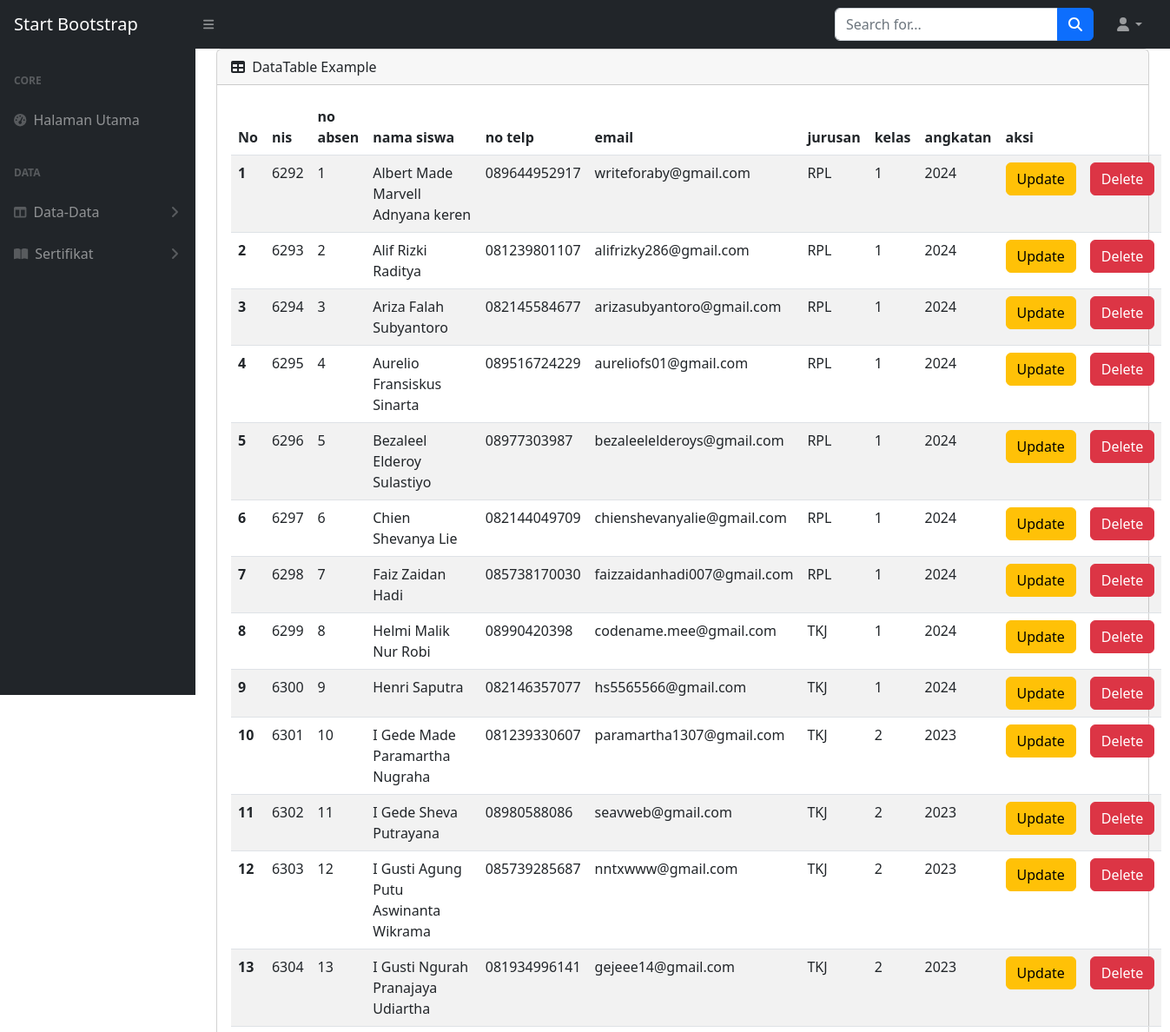
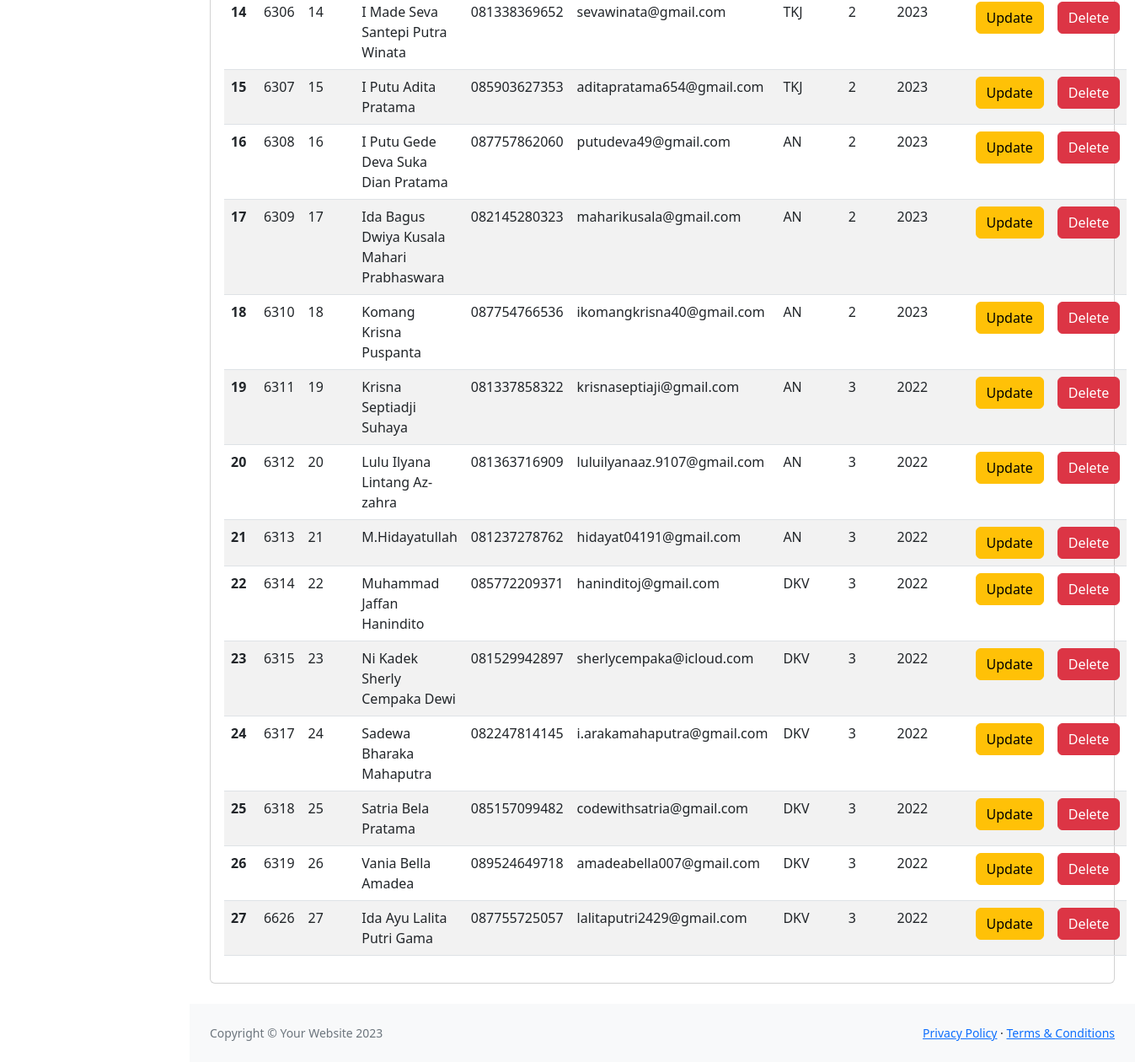
The page /tampilan/siswa.php on the database its author committed (2 pictures, top to bottom).
### tables this page shows
CREATE TABLE `siswa` (
  `nis` int NOT NULL,
  `no_absen` int NOT NULL,
  `nama_siswa` varchar(50) NOT NULL,
  `no_telp` varchar(15) NOT NULL,
  `email` varchar(60) NOT NULL,
  `id_jurusan` char(2) NOT NULL,
  `kelas` int NOT NULL,
  `angkatan` int NOT NULL
);

CREATE TABLE `jurusan` (
  `id_jurusan` char(2) NOT NULL,
  `jurusan` varchar(5) NOT NULL
);

### tampilan/siswa.php (the view, shortened to what this page needs)
<!DOCTYPE html>
<html lang="en">
<head>
    <link href="https://cdn.jsdelivr.net/npm/simple-datatables@7.1.2/dist/style.min.css" rel="stylesheet" />
    <link href="../design/css/styles.css" rel="stylesheet" />
</head>
<body class="sb-nav-fixed">
    <nav class="sb-topnav navbar navbar-expand navbar-dark bg-dark">
        <a class="navbar-brand ps-3" href="index.html">Start Bootstrap</a>
        <button class="btn btn-link btn-sm order-1 order-lg-0 me-4 me-lg-0" id="sidebarToggle" href="#!"><i class="fas fa-bars"></i></button>
        <form class="d-none d-md-inline-block form-inline ms-auto me-0 me-md-3 my-2 my-md-0">
            <div class="input-group">
                <input class="form-control" type="text" placeholder="Search for..." aria-label="Search for..." aria-describedby="btnNavbarSearch" />
                <button class="btn btn-primary" id="btnNavbarSearch" type="button"><i class="fas fa-search"></i></button>
            </div>
        </form>
        <ul class="navbar-nav ms-auto ms-md-0 me-3 me-lg-4">
            <li class="nav-item dropdown">
                <a class="nav-link dropdown-toggle" id="navbarDropdown" href="#" role="button" data-bs-toggle="dropdown" aria-expanded="false"><i class="fas fa-user fa-fw"></i></a>
            </li>
        </ul>
    </nav>
    <div id="layoutSidenav">
        <?php include("../components/navbar.php") ?>
        <div id="layoutSidenav_content">
            <main>
                <div class="container-fluid px-4">
                    <div class="card mb-4">
                        <div class="card-header">
                            <i class="fas fa-table me-1"></i>
                            DataTable Example
                        </div>
                        <div class="card-body">
                            <table class="table table-striped table-hover">
                                <thead>
                                    <tr>
                                        <th scope="col">No</th>
                                        <th scope="col">nis</th>
                                        <th scope="col">no absen</th>
                                        <th scope="col">nama siswa</th>
                                        <th scope="col">no telp</th>
                                        <th scope="col">email</th>
                                        <th scope="col">jurusan</th>
                                        <th scope="col">kelas</th>
                                        <th scope="col">angkatan</th>
                                        <th scope="col" colspan="2">aksi</th>
                                    </tr>
                                </thead>
                                <tbody>
                                    <?php
                                    include "../koneksi.php";
                                    $no = 1;
                                    $data_siswa = mysqli_query($koneksi, "SELECT * FROM siswa INNER JOIN jurusan USING(id_jurusan) ORDER BY nis ASC");
                                    while ($data = mysqli_fetch_assoc($data_siswa)) {
                                    ?>
                                        <tr>
                                            <th scope="row"><?= $no++ ?></th>
                                            <td><?= $data['nis'] ?></td>
                                            <td><?= $data['no_absen'] ?></td>
                                            <td><?= $data['nama_siswa'] ?></td>
                                            <td><?= $data['no_telp'] ?></td>
                                            <td><?= $data['email'] ?></td>
                                            <td><?= $data['jurusan'] ?></td>
                                            <td><?= $data['kelas'] ?></td>
                                            <td><?= $data['angkatan'] ?></td>
                                            <td><a href="halaman_utama.php?page=ubah_siswa&nis=<?= $data['nis'] ?>" class="btn btn-warning">Update</a></td>
                                            <td><a href="halaman_utama.php?page=siswa&nis=<?= $data['nis'] ?>" class="btn btn-danger" onclick="return confirm('Apakah yakin menghapus data siswa?')">Delete</a></td>
                                        </tr>
                                    <?php
                                    }
                                    ?>
                                </tbody>
                            </table>
                        </div>
                    </div>
                </div>
            </main>
            <footer class="py-4 bg-light mt-auto">
                <div class="container-fluid px-4">
                    <div class="d-flex align-items-center justify-content-between small">
                        <div class="text-muted">Copyright &copy; Your Website 2023</div>
                        <div>
                            <a href="#">Privacy Policy</a>
                            &middot;
                            <a href="#">Terms &amp; Conditions</a>
                        </div>
                    </div>
                </div>
            </footer>
        </div>
    </div>
</body>
</html>
<div>
    <a href="halaman_utama.php?page=tambah_siswa" class="btn btn-success float-end">+ Tambah</a>
</div>

### rows shown on the page
siswa: nis "6292", no_absen "1", nama_siswa "Albert Made Marvell Adnyana keren", no_telp "089644952917", email "writeforaby@gmail.com", id_jurusan.jurusan "RPL", kelas "1", angkatan "2024"
siswa: nis "6293", no_absen "2", nama_siswa "Alif Rizki Raditya", no_telp "081239801107", email "alifrizky286@gmail.com", id_jurusan.jurusan "RPL", kelas "1", angkatan "2024"
siswa: nis "6294", no_absen "3", nama_siswa "Ariza Falah Subyantoro", no_telp "082145584677", email "arizasubyantoro@gmail.com", id_jurusan.jurusan "RPL", kelas "1", angkatan "2024"
siswa: nis "6295", no_absen "4", nama_siswa "Aurelio Fransiskus Sinarta", no_telp "089516724229", email "aureliofs01@gmail.com", id_jurusan.jurusan "RPL", kelas "1", angkatan "2024"
siswa: nis "6296", no_absen "5", nama_siswa "Bezaleel Elderoy Sulastiyo", no_telp "08977303987", email "bezaleelelderoys@gmail.com", id_jurusan.jurusan "RPL", kelas "1", angkatan "2024"
siswa: nis "6297", no_absen "6", nama_siswa "Chien Shevanya Lie", no_telp "082144049709", email "chienshevanyalie@gmail.com", id_jurusan.jurusan "RPL", kelas "1", angkatan "2024"
siswa: nis "6298", no_absen "7", nama_siswa "Faiz Zaidan Hadi", no_telp "085738170030", email "faizzaidanhadi007@gmail.com", id_jurusan.jurusan "RPL", kelas "1", angkatan "2024"
siswa: nis "6299", no_absen "8", nama_siswa "Helmi Malik Nur Robi", no_telp "08990420398", email "codename.mee@gmail.com", id_jurusan.jurusan "TKJ", kelas "1", angkatan "2024"
siswa: nis "6300", no_absen "9", nama_siswa "Henri Saputra", no_telp "082146357077", email "hs5565566@gmail.com", id_jurusan.jurusan "TKJ", kelas "1", angkatan "2024"
siswa: nis "6301", no_absen "10", nama_siswa "I Gede Made Paramartha Nugraha", no_telp "081239330607", email "paramartha1307@gmail.com", id_jurusan.jurusan "TKJ", kelas "2", angkatan "2023"
siswa: nis "6302", no_absen "11", nama_siswa "I Gede Sheva Putrayana", no_telp "08980588086", email "seavweb@gmail.com", id_jurusan.jurusan "TKJ", kelas "2", angkatan "2023"
siswa: nis "6303", no_absen "12", nama_siswa "I Gusti Agung Putu Aswinanta Wikrama", no_telp "085739285687", email "nntxwww@gmail.com", id_jurusan.jurusan "TKJ", kelas "2", angkatan "2023"
siswa: nis "6304", no_absen "13", nama_siswa "I Gusti Ngurah Pranajaya Udiartha", no_telp "081934996141", email "gejeee14@gmail.com", id_jurusan.jurusan "TKJ", kelas "2", angkatan "2023"
siswa: nis "6306", no_absen "14", nama_siswa "I Made Seva Santepi Putra Winata", no_telp "081338369652", email "sevawinata@gmail.com", id_jurusan.jurusan "TKJ", kelas "2", angkatan "2023"
siswa: nis "6307", no_absen "15", nama_siswa "I Putu Adita Pratama", no_telp "085903627353", email "aditapratama654@gmail.com", id_jurusan.jurusan "TKJ", kelas "2", angkatan "2023"
siswa: nis "6308", no_absen "16", nama_siswa "I Putu Gede Deva Suka Dian Pratama", no_telp "087757862060", email "putudeva49@gmail.com", id_jurusan.jurusan "AN", kelas "2", angkatan "2023"
siswa: nis "6309", no_absen "17", nama_siswa "Ida Bagus Dwiya Kusala Mahari Prabhaswara", no_telp "082145280323", email "maharikusala@gmail.com", id_jurusan.jurusan "AN", kelas "2", angkatan "2023"
siswa: nis "6310", no_absen "18", nama_siswa "Komang Krisna Puspanta", no_telp "087754766536", email "ikomangkrisna40@gmail.com", id_jurusan.jurusan "AN", kelas "2", angkatan "2023"
siswa: nis "6311", no_absen "19", nama_siswa "Krisna Septiadji Suhaya", no_telp "081337858322", email "krisnaseptiaji@gmail.com", id_jurusan.jurusan "AN", kelas "3", angkatan "2022"
siswa: nis "6312", no_absen "20", nama_siswa "Lulu Ilyana Lintang Az-zahra", no_telp "081363716909", email "luluilyanaaz.9107@gmail.com", id_jurusan.jurusan "AN", kelas "3", angkatan "2022"
siswa: nis "6313", no_absen "21", nama_siswa "M.Hidayatullah", no_telp "081237278762", email "hidayat04191@gmail.com", id_jurusan.jurusan "AN", kelas "3", angkatan "2022"
siswa: nis "6314", no_absen "22", nama_siswa "Muhammad Jaffan Hanindito", no_telp "085772209371", email "haninditoj@gmail.com", id_jurusan.jurusan "DKV", kelas "3", angkatan "2022"
siswa: nis "6315", no_absen "23", nama_siswa "Ni Kadek Sherly Cempaka Dewi", no_telp "081529942897", email "sherlycempaka@icloud.com", id_jurusan.jurusan "DKV", kelas "3", angkatan "2022"
siswa: nis "6317", no_absen "24", nama_siswa "Sadewa Bharaka Mahaputra", no_telp "082247814145", email "i.arakamahaputra@gmail.com", id_jurusan.jurusan "DKV", kelas "3", angkatan "2022"
siswa: nis "6318", no_absen "25", nama_siswa "Satria Bela Pratama", no_telp "085157099482", email "codewithsatria@gmail.com", id_jurusan.jurusan "DKV", kelas "3", angkatan "2022"
siswa: nis "6319", no_absen "26", nama_siswa "Vania Bella Amadea", no_telp "089524649718", email "amadeabella007@gmail.com", id_jurusan.jurusan "DKV", kelas "3", angkatan "2022"
siswa: nis "6626", no_absen "27", nama_siswa "Ida Ayu Lalita Putri Gama", no_telp "087755725057", email "lalitaputri2429@gmail.com", id_jurusan.jurusan "DKV", kelas "3", angkatan "2022"
